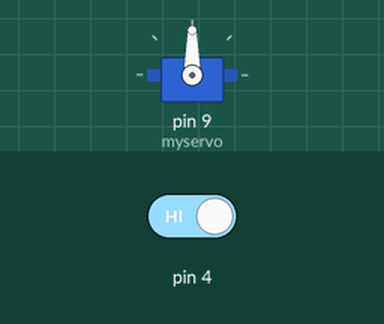
Bench run of a sketch on a simulated Arduino Uno, built with avr-gcc and run on an emulated ATmega328P. Shown: servo. Inputs (shaded band) come from the test bench; at power-on: pin 4 HIGH.

Above: at 1.2 s.
1.3 s: pin 4 driven LOW
At 1.45 s:
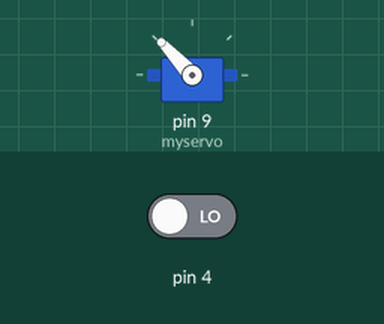
At 2.96 s:
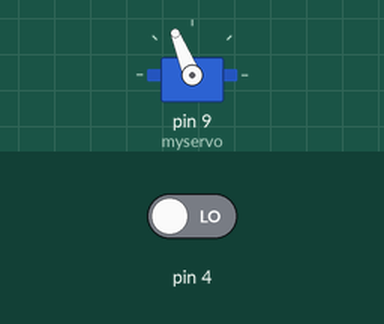
4.3 s: pin 4 driven HIGH
At 6.0 s:
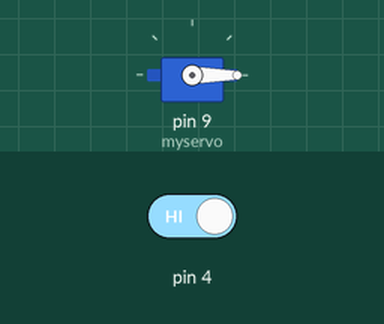
Timing chart, 0 to 7.5 s (numbered marks = the images above; inputs shaded):
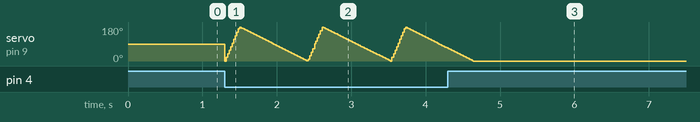

Measured:
- after the input at 4.3 s, servo on pin 9 (myservo): goes on until 4.6 s, then stays 0°

The sketch:

22.10.14_X.ino
```cpp
#include <Servo.h>
bool button = 0;

Servo myservo;  // create servo object
int pos = 0;    // variable to store the servo position

void setup() {
  myservo.attach(9);  // attaches the servo on pin 9 to the servo object
  pinMode(4, INPUT);
}

void loop() {

  if(digitalRead(4) == LOW){
    button = 1;
  }

  if(button == 1){
    for (pos = 0; pos <= 180; pos += 1) { // goes from 0 degrees to 180 degrees
    // in steps of 1 degree
    myservo.write(pos);              // tell servo to go to position in variable 'pos'
    delay(1);                       // waits 15ms for the servo to reach the position
  }
  for (pos = 180; pos >= 0; pos -= 1) { // goes from 180 degrees to 0 degrees
    myservo.write(pos);              // tell servo to go to position in variable 'pos'
    delay(5);                       // waits 15ms for the servo to reach the position
  }
  }
  button = 0;
}
```
